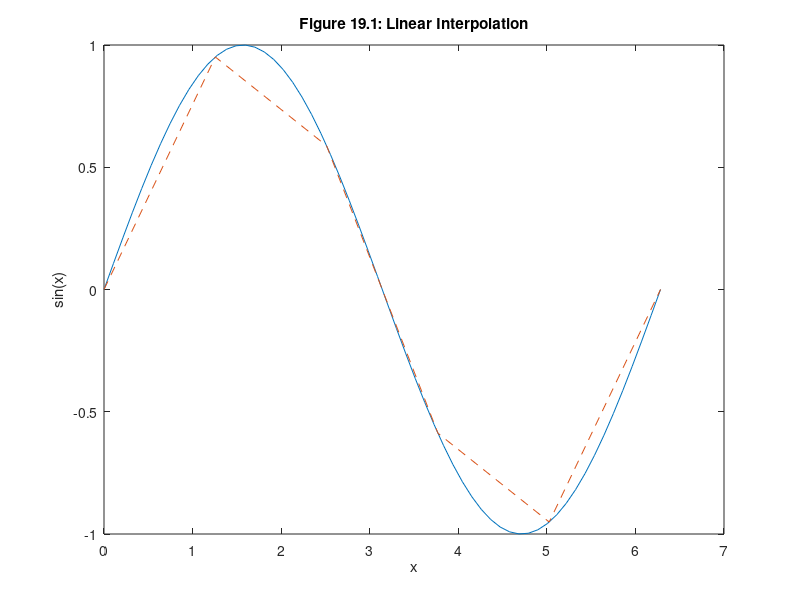

MATLAB code to generate this figure:
%(MM1901.m plot)
x1 = linspace(0,2*pi,60);
x2 = linspace(0,2*pi,6);
plot(x1,sin(x1),x2,sin(x2),'--')
xlabel('x'),ylabel('sin(x)')
title('Figure 19.1: Linear Interpolation')
